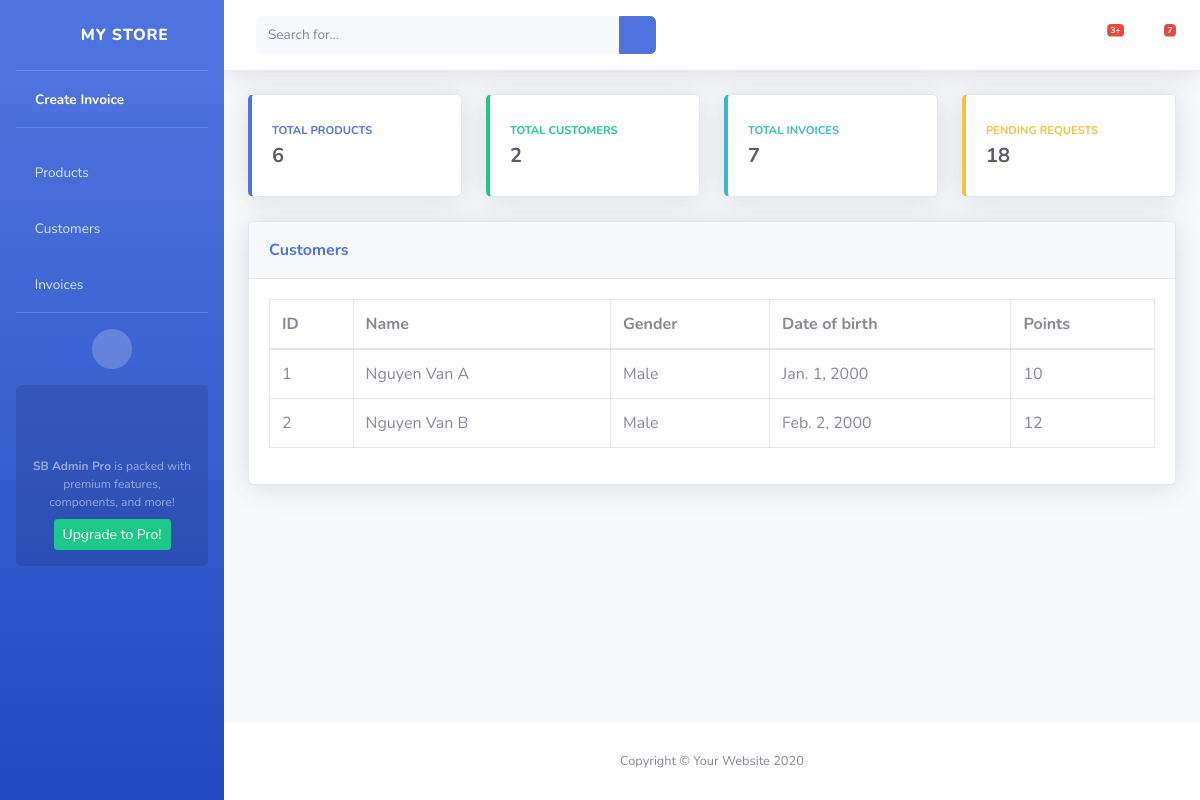
/view_customer/, run on an earlier commit of the app's database.
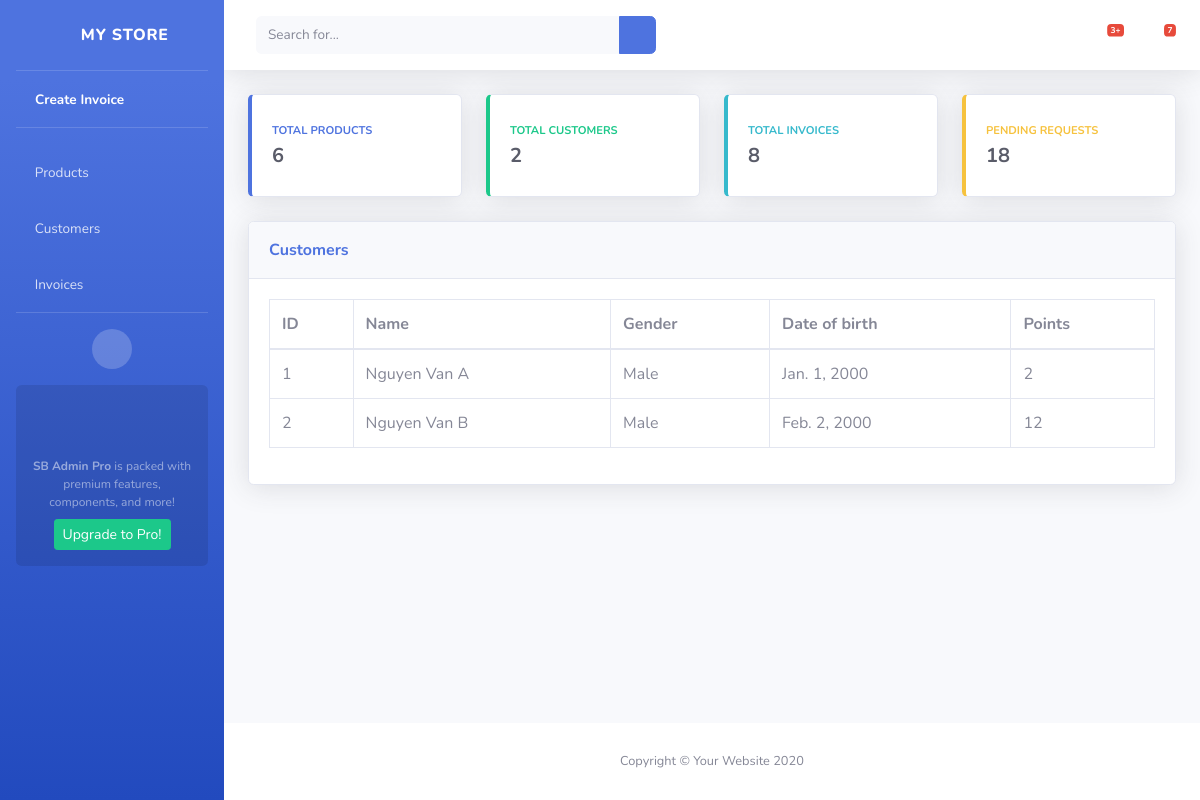
And on a later commit of the database.
### invoice/models.py (models this page shows, shortened)
class Customer(models.Model):
    GENDER_CHOICES = (
        ('Male', 'Male'),
        ('Female', 'Female'),
        ('Others', 'Others'),
    )
    customer_name = models.CharField(max_length=255)
    customer_gender = models.CharField(max_length=50, choices=GENDER_CHOICES)
    customer_dob = models.DateField()
    customer_points = models.IntegerField(default=0)

### invoice/views.py (the view)
# urls.py: path('view_customer/', views.view_customer, name='view_customer'),
def view_customer(request):
    total_product = Product.objects.count()
    total_customer = Customer.objects.count()
    total_invoice = Invoice.objects.count()
    customer = Customer.objects.all()
    context = {
        'total_product': total_product,
        'total_customer': total_customer,
        'total_invoice': total_invoice,
        'customer': customer,
    }
    return render(request, 'invoice/view_customer.html', context)

### invoice/templates/invoice/view_customer.html
{% extends "invoice/base/base.html" %}
{% block content %}
<div class="row">
    <div class="col-xl-12 col-lg-7">
        <div class="card shadow mb-4">
            <div class="card-header py-3 d-flex flex-row align-items-center justify-content-between">
                <label class="m-0 font-weight-bold text-primary">Customers</label>
            </div>
            <div class="card-body">
                <div class="table-responsive">
                    <table class="table table-bordered" id="dataTable" width="100%" cellspacing="0">
                        <thead>
                            <tr>
                                <th>ID</th>
                                <th>Name</th>
                                <th>Gender</th>
                                <th>Date of birth</th>
                                <th>Points</th>
                            </tr>
                        </thead>
                        <tbody>
                            {% for i in customer %}
                            <tr>
                                <td>{{i.id}}</td>
                                <td>{{i.customer_name}}</td>
                                <td>{{i.customer_gender}}</td>
                                <td>{{i.customer_dob}}</td>
                                <td>{{i.customer_points}}</td>
                            </tr>
                            {% endfor %}
                        </tbody>
                    </table>
                </div>
            </div>
        </div>
    </div>
</div>
{% endblock %}

What changed in the data, as far as the page shows it:
changed Customer "Nguyen Van A": customer_points "10" → "2"
Also different on the page:
{{ total_invoice }}: "7" → "8"
